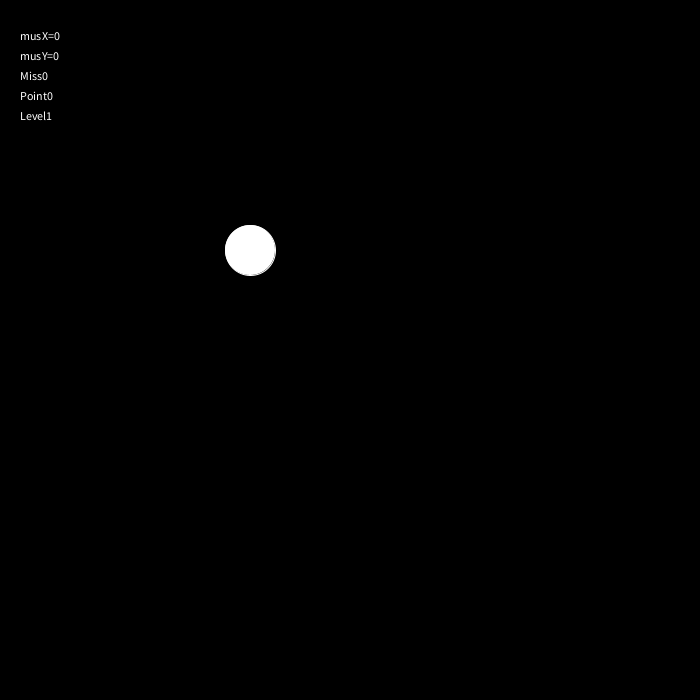
Frame 1 (no input)
Frame 60 (the mouse pressed at the canvas centre just before this capture): identical to frame 1, image omitted
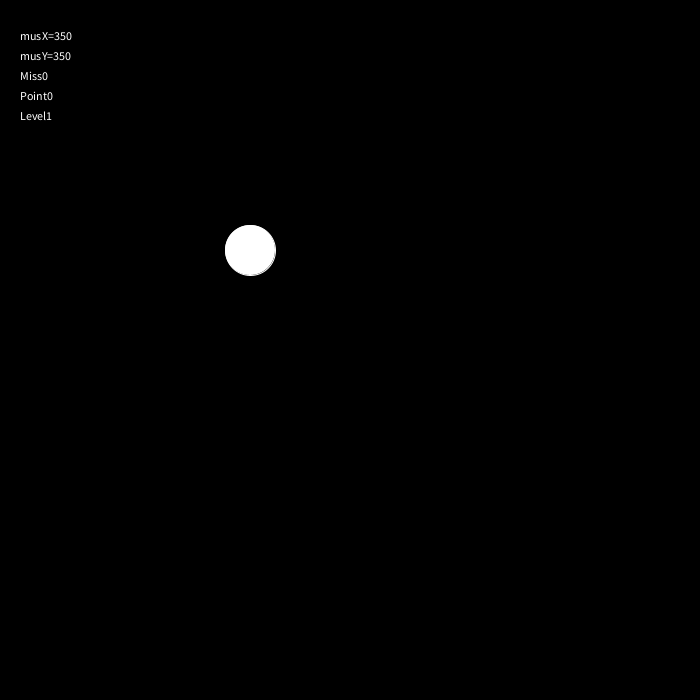
Frame 120 (the mouse held since frame 60 and released just before this capture)

The Processing sketch that drew these frames (run headless with seeded random() and noise(); from frame 60 on, the mouse is pressed at the canvas centre):

// Processing sketch: processing_116374
// ── processing_116374.pde

float centrumX = 250;
float centrumY = 250;
float diameterVertikal = 50;
float diameterHorisontal = 50;
float afstandTilMus = 0;
int miss = 0;
int point = 0;
int level = 1;

void setup()
{
  size(700, 700);
}

void draw()
{
  background(0, 0, 0);
  stroke(255, 255, 255);
  fill(255, 255, 255);
  ellipse(centrumX, centrumY, diameterHorisontal, diameterVertikal);


  afstandTilMus = sqrt((mouseX-centrumX)*(mouseX-centrumX)+(mouseY-centrumY)*(mouseY-centrumY));

  if (afstandTilMus<=30+level-1)
  {
    centrumX = random(60, 650); 
    centrumY = random(60, 650); 
    miss +=1;
    
   
   
   
  if (afstandTilMus<=25)
    {
      point =+ 1;
      level +=1;
   
    }
  }
  text("musX="+mouseX, 20, 40);
  text("musY="+mouseY, 20, 60);
  text("Miss"+""+miss, 20, 80);
 text("Point"+""+point, 20, 100);
 text("Level"+""+level,20,120);
}
